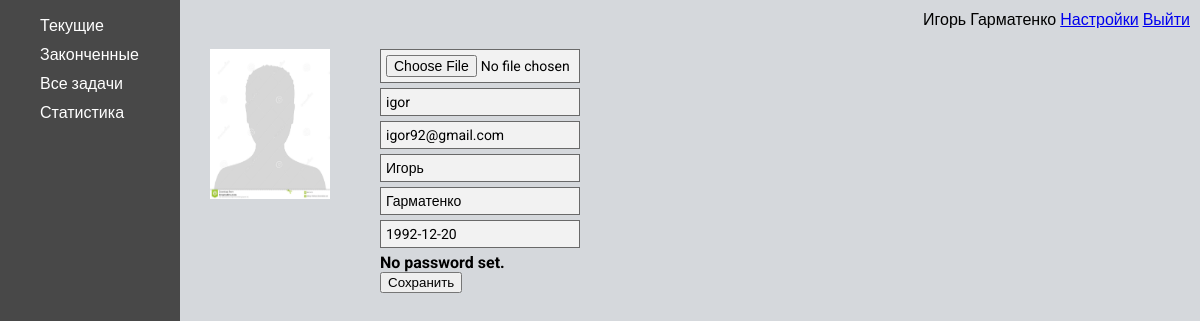
Page /user_settings/ (signed in) on the earlier database version.
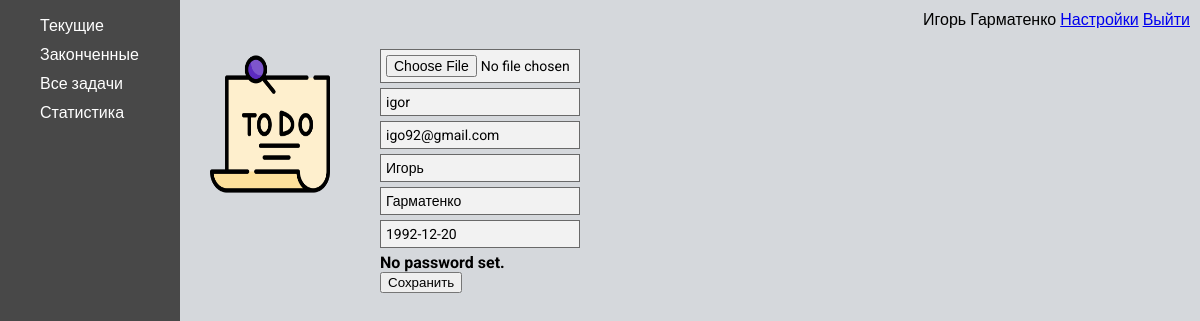
Same page on the later database version.
### ToDo/models.py (models this page shows)
class CustomUser(AbstractUser):
    avatar = models.ImageField(
        blank=True,
        verbose_name='Avatar',
        upload_to=f'images/',
        default='../static/ToDo/images/default.png'
    )
    date_of_birth = models.DateField(blank=True, null=True)

### ToDo/views.py (the view)
# urls.py: path('user_settings/', get_user_edit, name='user_settings'),
def get_user_edit(request):
    if request.POST:
        user_edit_form = CustomUserEditForm(request.POST, request.FILES, instance=request.user)
        if user_edit_form.is_valid():
            user_edit_form.save()
            return redirect('user_settings')
    else:
        user_edit_form = CustomUserEditForm(instance=request.user)
    return render(request, 'ToDo/user_settings.html', {'user_edit_form': user_edit_form, 'menu': home_menu})

### ToDo/forms.py
class CustomUserEditForm(UserChangeForm):
    avatar = forms.ImageField(required=False,
                              widget=forms.FileInput(attrs={
                                  'class': 'user_settings__input',
                                  'placeholder': 'Avatar',
                              }))
    username = forms.CharField(widget=forms.TextInput(attrs={'class': 'user_settings__input'}))
    email = forms.EmailField(widget=forms.EmailInput(attrs={'class': 'user_settings__input'}))
    first_name = forms.CharField(widget=forms.TextInput(attrs={'class': 'user_settings__input'}))
    last_name = forms.CharField(widget=forms.TextInput(attrs={'class': 'user_settings__input'}))
    date_of_birth = forms.DateField(widget=forms.DateInput(attrs={'class': 'user_settings__input'}))
    class Meta:
        model = CustomUser
        fields = ('avatar', 'username', 'email', 'first_name', 'last_name', 'date_of_birth')

### ToDo/templates/ToDo/user_settings.html (shortened to what this page needs)
{% extends 'ToDo/home_base.html' %}
{% block rightbar %}
    <div class="user_settings__wrap">
        <div class="user_settings__avatar">
            <img src="{{ user.avatar.url }}" alt="avatar">
        </div>
        <div class="user_settings__data">
            <form method="post" enctype="multipart/form-data">
                {% for field in user_edit_form %}
                    <div>{{ field }}</div>
                {% endfor%}
                <input type="submit" class="fadeIn fourth" value="Сохранить">
            </form>
        </div>
    </div>
{% endblock %}

### ToDo/templates/ToDo/home_base.html
{% extends 'ToDo/base.html' %}
{% block content %}
    <div class="main">
        <div  class="leftbar">
            <ul class="home_menu">
                {% for key, item in menu.items %}
                    <li class="home_menu__item"><a href="#">{{ item }}</a></li>
                {% endfor %}
            </ul>
        </div>
        <div  class="rightbar">
            <div class="home_nav">
                <div class="home_info">
                        {% if request.user.is_authenticated %}
                        <span>{{ user.first_name }} {{ user.last_name }}</span>
                        <a href="{% url 'user_settings' %}">Настройки</a>
                        <a href="{% url 'logout' %}">Выйти</a>
                    {% endif %}
                </div>
            </div>
            {% block rightbar %}
            {% endblock %}
        </div>
    </div>
{% endblock %}

### ToDo/templates/ToDo/base.html (shortened to what this page needs)
{% load static %}
<!DOCTYPE html>
<html lang="en">
<head>
    <link rel="stylesheet" href="{% static 'ToDo/css/style.css' %}">
</head>
<body>
    {% block content %}
    {% endblock %}
</body>
</html>

### ToDo/static/ToDo/css/style.css (style rules this page uses)
html { font-family: 'Roboto', sans-serif; }
body { margin: 0; }
.main { display: flex; }
.leftbar { width: 15%; background-color: #484848; height: 100vh; display: flex; flex-direction: column; }
.home_menu { display: flex; flex-direction: column; align-items: flex-start; }
.home_menu__item { list-style-type: none; margin-bottom: 10px; }
.home_menu__item a { text-decoration: none; color: white; list-style-type: none; }
.home_nav { display: flex; justify-content: flex-end; }
.home_info { margin-top: 10px; margin-right: 10px; }
.rightbar { width: 85%; background-color: #D5D8DC; height: 100vh; }
.user_settings__wrap { display: flex; padding: 20px 30px 20px 30px; }
.user_settings__avatar { display: block; }
.user_settings__avatar img { height: 150px; width: 120px; }
.user_settings__data { display: block; margin-left: 50px; }
.user_settings__input { font-family: "Roboto", sans-serif; outline: 0; background: #f2f2f2; width: 200px; margin: 0 0 5px; padding: 5px; box-sizing: border-box; font-size: 14px; border: 1px solid dimgrey; }

Differences in the rows shown:
changed CustomUser "Игорь": avatar: picture added in place of a placeholder; email "igor92@gmail.com" → "igo92@gmail.com"
